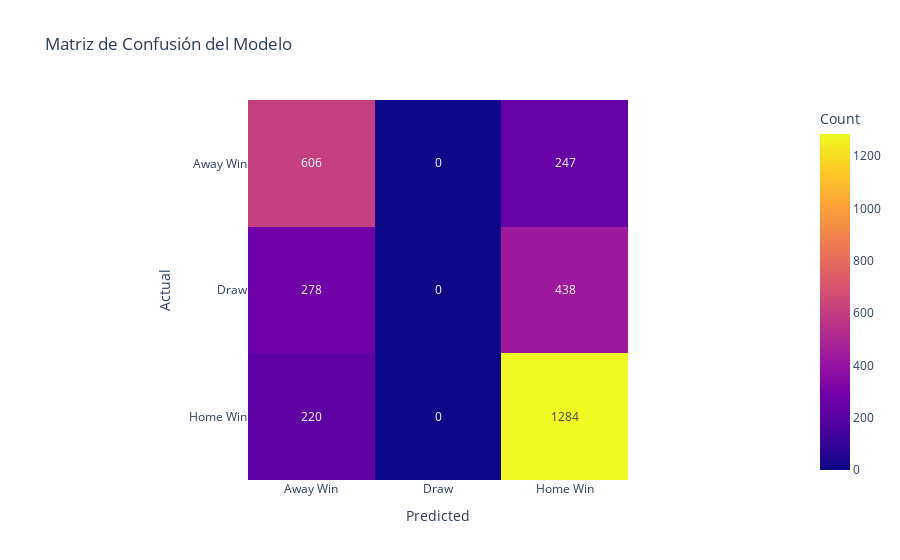

The notebook cell saved with this chart:
### Markdown cell above
# 8️⃣ **Visualizaciones**

### Code cell
# 1. Generación de predicciones
# El modelo utiliza el conjunto X_test (datos que nunca vio en el entrenamiento) 
# para predecir si el resultado será 0 (Pierde local), 1 (Empate) o 2 (Gana local)
y_pred = predictor.predict(X_test) 

# 2. Cálculo de la Matriz de Confusión
# Compara las etiquetas reales (y_test) contra las predicciones (y_pred).
# El resultado es una matriz de 3x3 donde las filas representan la realidad y las columnas la predicción.
cm = confusion_matrix(y_test, y_pred) 

# 3. Visualización de la Matriz de Confusión con Plotly
# px.imshow crea un mapa de calor interactivo para identificar dónde se equivoca más el modelo
fig = px.imshow(
    cm,
    text_auto=True,                                                      # Muestra los números (frecuencias) dentro de cada cuadro
    labels=dict(x="Predicted", y="Actual", color="Count"),               # Define los nombres de los ejes y la leyenda
    x=['Away Win', 'Draw', 'Home Win'],                                  # Etiquetas eje X: lo que el modelo "creyó" que pasaría
    y=['Away Win', 'Draw', 'Home Win'],                                  # Etiquetas eje Y: lo que "realmente" pasó en el partido
    title="Matriz de Confusión del Modelo"                               # Título para el análisis de aciertos y errores
)
fig.show()

### Figure 1 — Plotly figure (JSON) as saved in the notebook; plotly's stock layout.template omitted (floating-point values rounded to 4 significant figures)
{"data": [{"coloraxis": "coloraxis", "hovertemplate": "Predicted: %{x}<br>Actual: %{y}<br>Count: %{z}<extra></extra>", "name": "0", "texttemplate": "%{z}", "type": "heatmap", "x": ["Away Win", "Draw", "Home Win"], "xaxis": "x", "y": ["Away Win", "Draw", "Home Win"], "yaxis": "y", "z": [[606, 0, 247], [278, 0, 438], [220, 0, 1284]]}], "layout": {"coloraxis": {"colorbar": {"title": {"text": "Count"}}, "colorscale": [[0, "#0d0887"], [0.1111, "#46039f"], [0.2222, "#7201a8"], [0.3333, "#9c179e"], [0.4444, "#bd3786"], [0.5556, "#d8576b"], [0.6667, "#ed7953"], [0.7778, "#fb9f3a"], [0.8889, "#fdca26"], [1, "#f0f921"]]}, "title": {"text": "Matriz de Confusión del Modelo"}, "xaxis": {"anchor": "y", "constrain": "domain", "domain": [0, 1], "scaleanchor": "y", "title": {"text": "Predicted"}}, "yaxis": {"anchor": "x", "autorange": "reversed", "constrain": "domain", "domain": [0, 1], "title": {"text": "Actual"}}}}
